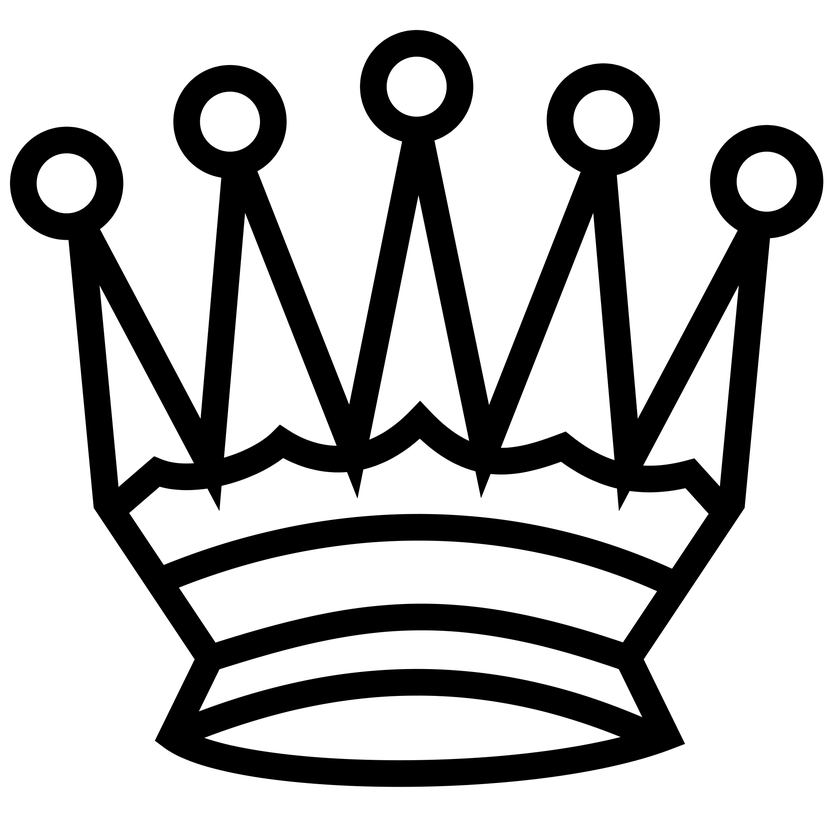
#> input picture A_estrela/queen.png, 840 x 840 px, shrunk from 2000 x 2000 before the run
$ python teste.py   (Python 2 division)
#> lines starting #> are read from the running program, lines starting #| are printed output that depends on the picture
import matplotlib.pyplot as plt
import numpy as np

board = np.zeros((4,4,3))
board += 0.5
board[::2, ::2] = 1
board[1::2, 1::2] = 1

# Obstaculos
positions = [1,3]

fig, ax = plt.subplots()
ax.imshow(board, interpolation='nearest')

queen = plt.imread('queen.png')
#> queen is the input picture: shape (840, 840, 4) float32; mean R, G, B, A 0.225, 0.225, 0.225, 0.495
extent = np.array([-0.4, 0.4, -0.4, 0.4])
for y,x in enumerate(positions):
    ax.imshow(queen, extent=extent + [x,x,y,y])

ax.set(xticks=[], yticks=[])
ax.axis('image')

plt.show()
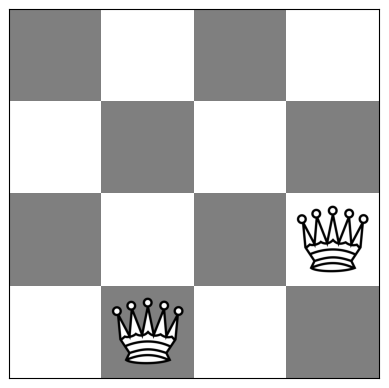
#> figure drawn by matplotlib, 1 panel

print board
